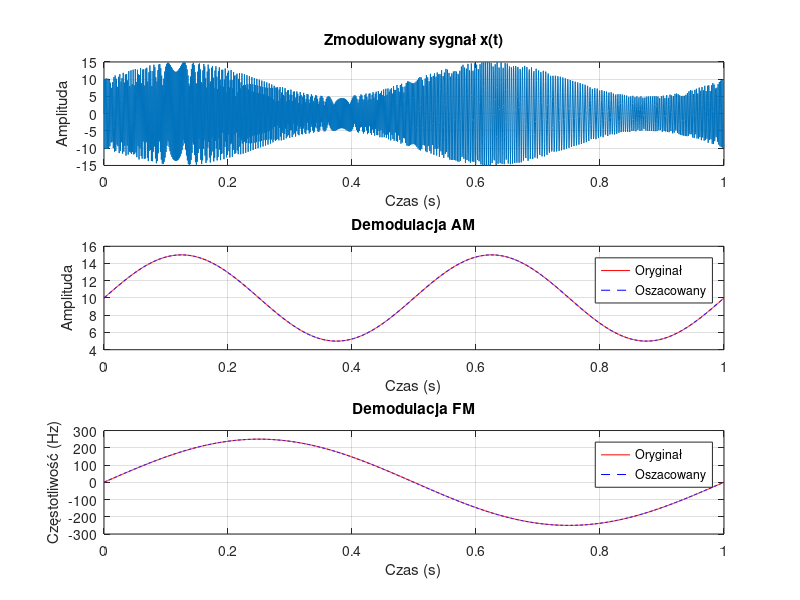
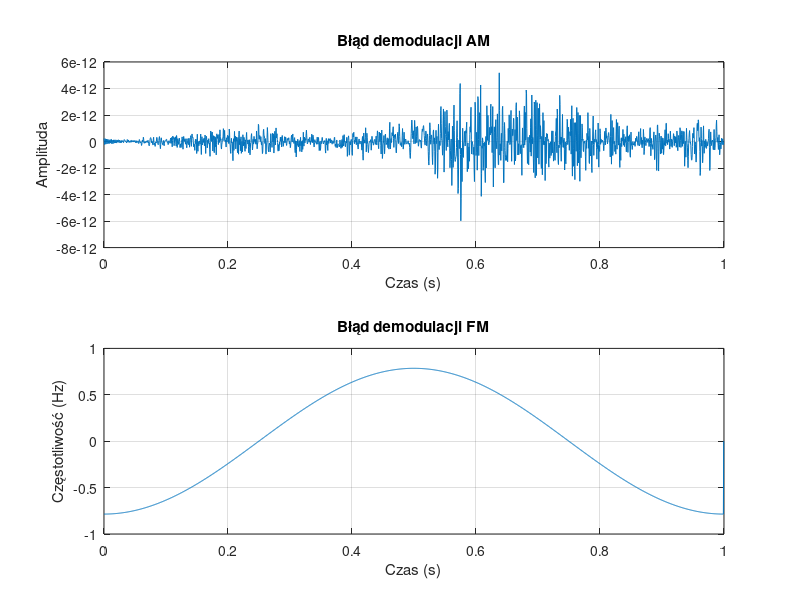
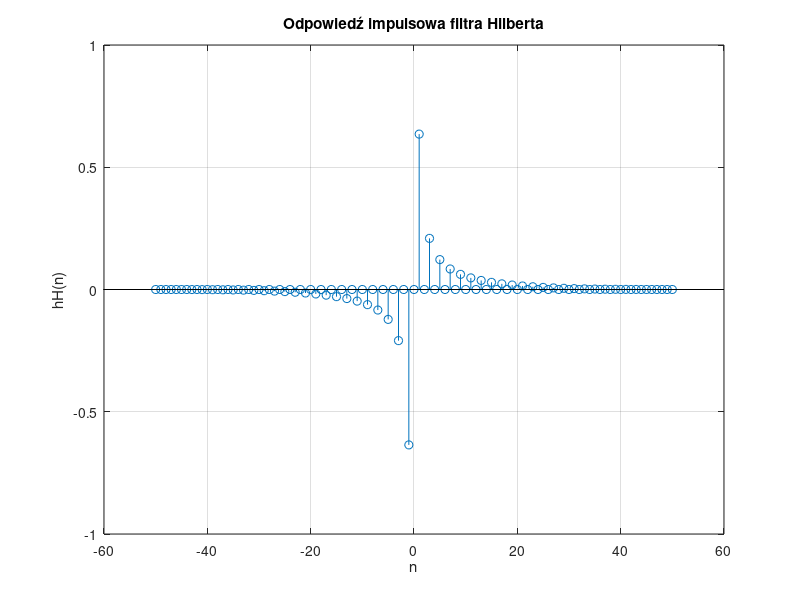
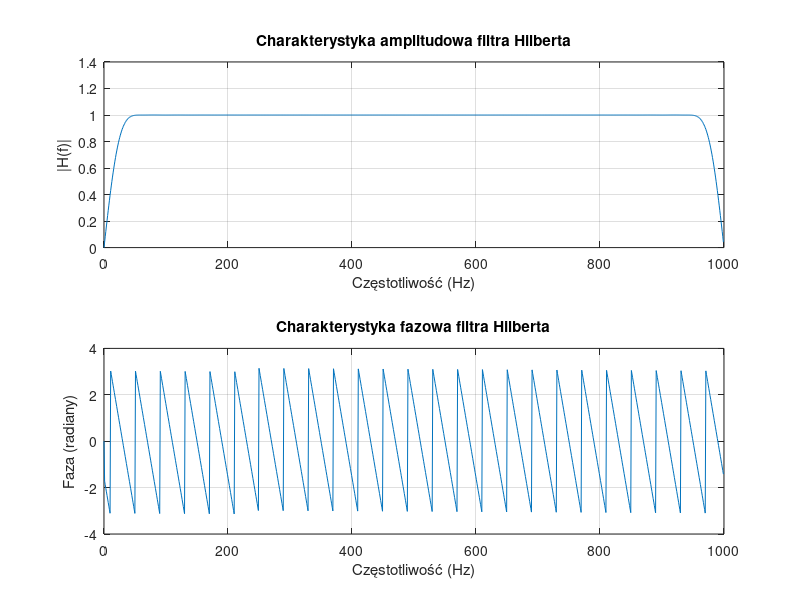

Write MATLAB code to recreate these figures, in order.
%% Demodulacja AM oraz FM syganłu z użyciem filtra Hilberta
clear all; close all; clc;

%% Parametry sygnału
fpr = 2000; % Częstotliwość próbkowania (Hz)
dt = 1/fpr; % Okres próbkowania
Nx = fpr; % Liczba próbek
t = dt * (0:Nx-1); % Oś czasu

%% Generacja sygnału z modulacją AM i FM
A = 10; % Amplituda
kA = 0.5; % Współczynnik modulacji amplitudy
fA = 2; % Częstotliwość modulacji amplitudy
xA = A * (1 + kA * sin(2 * pi * fA * t)); % Sygnał AM

kF = 250; % Współczynnik modulacji częstotliwości
fF = 1; % Częstotliwość modulacji częstotliwości
xF = kF * sin(2 * pi * fF * t); % Sygnał FM

fc = 500; % Częstotliwość nośna
x = xA .* sin(2 * pi * (fc * t + cumsum(xF) * dt)); % Sygnał zmodulowany AM i FM

%% Obliczenie sygnału analitycznego
xa = hilbert(x); % Transformata Hilberta

%% Odtworzenie amplitudy sygnału
xA_est = abs(xa); % Amplituda sygnału

%% Odtworzenie kąta fazowego sygnału
ang = unwrap(angle(xa)); % Kąt fazowy sygnału

%% Odtworzenie częstotliwości sygnału
xF_est = (1/(2*pi)) * (diff(ang) / dt); % Chwilowa częstotliwość
xF_est = [xF_est, xF_est(end)]; % Dopasowanie rozmiarów wektorów

%% Rysowanie wyników
figure;
subplot(3,1,1);
plot(t, x);
title('Zmodulowany sygnał x(t)');
xlabel('Czas (s)');
ylabel('Amplituda');
grid on;

subplot(3,1,2);
plot(t, xA, 'r', t, xA_est, 'b--');
title('Demodulacja AM');
xlabel('Czas (s)');
ylabel('Amplituda');
legend('Oryginał', 'Oszacowany');
grid on;

subplot(3,1,3);
plot(t, xF, 'r', t, xF_est - fc, 'b--');
title('Demodulacja FM');
xlabel('Czas (s)');
ylabel('Częstotliwość (Hz)');
legend('Oryginał', 'Oszacowany');
grid on;

%% Obliczanie błędów demodulacji
error_AM = xA - xA_est;
error_FM = xF - (xF_est - fc);

% Rysowanie błędów demodulacji
figure;
subplot(2,1,1);
plot(t, error_AM);
title('Błąd demodulacji AM');
xlabel('Czas (s)');
ylabel('Amplituda');
grid on;

subplot(2,1,2);
plot(t, error_FM);
title('Błąd demodulacji FM');
xlabel('Czas (s)');
ylabel('Częstotliwość (Hz)');
grid on;

%% Implementacja filtra Hilberta w postaci cyfrowej FIR
M = 50; % Połowa długości filtra
n = -M:M; % Oś próbkowania
hH = (1 - cos(pi * n)) ./ (pi * n); % Odpowiedź impulsowa
hH(M+1) = 0; % Ustawienie wartości w zerze na 0
window = blackman(2*M+1); % Okno Blackmana
hH = hH .* window'; % Filtr z oknem

% Zastosowanie filtra Hilberta
y = conv(x, hH, 'same');

% Rysowanie odpowiedzi impulsowej filtra Hilberta
figure;
stem(n, hH);
title('Odpowiedź impulsowa filtra Hilberta');
xlabel('n');
ylabel('hH(n)');
grid on;

% Odpowiedź częstotliwościowa filtra Hilberta
[H, f] = freqz(hH, 1, 1024, fpr);
figure;
subplot(2,1,1);
plot(f, abs(H));
title('Charakterystyka amplitudowa filtra Hilberta');
xlabel('Częstotliwość (Hz)');
ylabel('|H(f)|');
grid on;

subplot(2,1,2);
plot(f, angle(H));
title('Charakterystyka fazowa filtra Hilberta');
xlabel('Częstotliwość (Hz)');
ylabel('Faza (radiany)');
grid on;